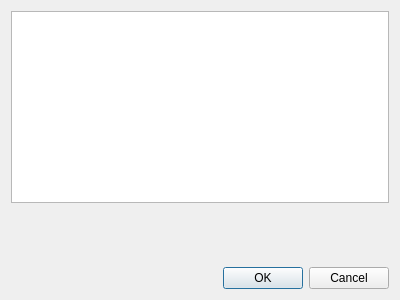
<?xml version="1.0" encoding="UTF-8"?>
<ui version="4.0">
 <class>DeviceSelector</class>
 <widget class="QDialog" name="DeviceSelector">
  <property name="geometry">
   <rect>
    <x>0</x>
    <y>0</y>
    <width>400</width>
    <height>300</height>
   </rect>
  </property>
  <property name="windowTitle">
   <string>Dialog</string>
  </property>
  <layout class="QVBoxLayout" name="verticalLayout">
   <item>
    <widget class="QListWidget" name="DeviceWidget"/>
   </item>
   <item>
    <spacer name="verticalSpacer">
     <property name="orientation">
      <enum>Qt::Vertical</enum>
     </property>
     <property name="sizeHint" stdset="0">
      <size>
       <width>20</width>
       <height>40</height>
      </size>
     </property>
    </spacer>
   </item>
   <item>
    <widget class="QDialogButtonBox" name="buttonBox">
     <property name="orientation">
      <enum>Qt::Horizontal</enum>
     </property>
     <property name="standardButtons">
      <set>QDialogButtonBox::Cancel|QDialogButtonBox::Ok</set>
     </property>
    </widget>
   </item>
  </layout>
 </widget>
 <resources/>
 <connections>
  <connection>
   <sender>buttonBox</sender>
   <signal>accepted()</signal>
   <receiver>DeviceSelector</receiver>
   <slot>accept()</slot>
   <hints>
    <hint type="sourcelabel">
     <x>248</x>
     <y>254</y>
    </hint>
    <hint type="destinationlabel">
     <x>157</x>
     <y>274</y>
    </hint>
   </hints>
  </connection>
  <connection>
   <sender>buttonBox</sender>
   <signal>rejected()</signal>
   <receiver>DeviceSelector</receiver>
   <slot>reject()</slot>
   <hints>
    <hint type="sourcelabel">
     <x>316</x>
     <y>260</y>
    </hint>
    <hint type="destinationlabel">
     <x>286</x>
     <y>274</y>
    </hint>
   </hints>
  </connection>
 </connections>
</ui>
